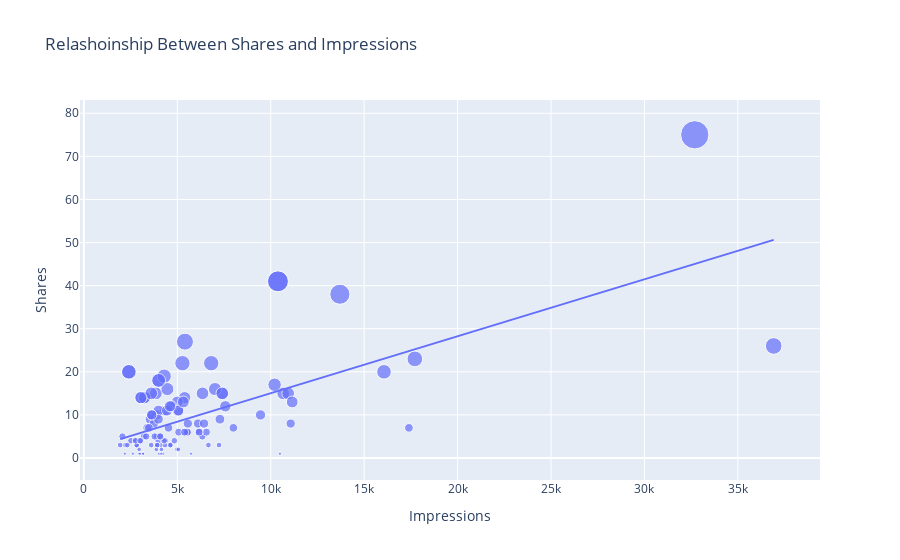

Here is the notebook cell this chart was saved with:
### Markdown cell above
`Relationship between the number of shares and the number of impressions`

### Code cell
px.scatter(data,x='Impressions',y='Shares',size='Shares',trendline='ols',
          title='Relashoinship Between Shares and Impressions')
